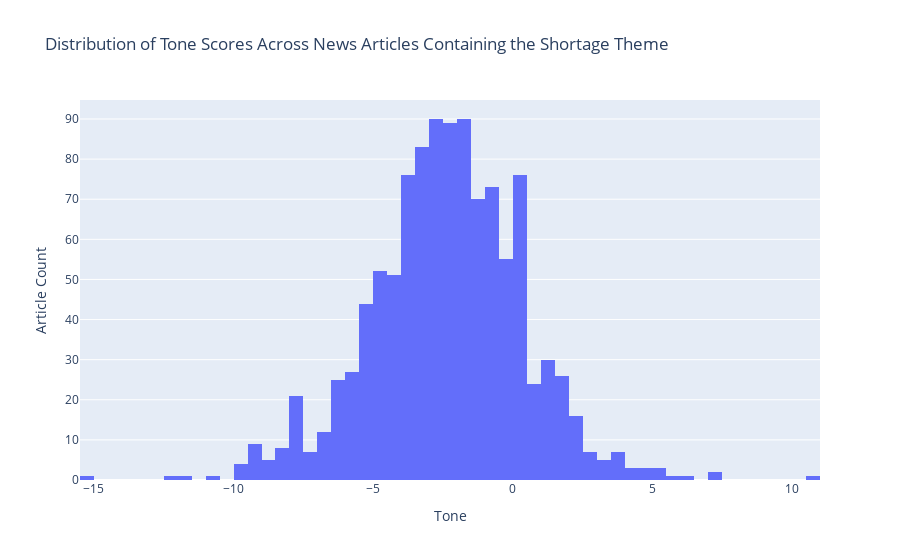

Source (notebook cell):
### Markdown cell above
## Distribution Visualizations
---

*Big thanks to Noelle for the Plotly code skeletons!*

### Tone

### Code cell
# Create a histogram of the 'tone' column.
data = go.Histogram(x=master['tone'])
layout = go.Layout(title='Distribution of Tone Scores Across News Articles Containing the Shortage Theme', 
                   xaxis=dict(title='Tone'), 
                   yaxis=dict(title='Article Count')) 
fig = go.Figure(data=data, layout=layout) 
fig.show()

### Figure 1 — Plotly figure (JSON) as saved in the notebook; plotly's stock layout.template omitted (floating-point values rounded to 4 significant figures; data arrays with more than 128 entries replaced by an {"elided": "..."} marker saying what was removed)
{"data": [{"type": "histogram", "x": {"elided": "1100 float values"}}], "layout": {"title": {"text": "Distribution of Tone Scores Across News Articles Containing the Shortage Theme"}, "xaxis": {"title": {"text": "Tone"}}, "yaxis": {"title": {"text": "Article Count"}}}}
